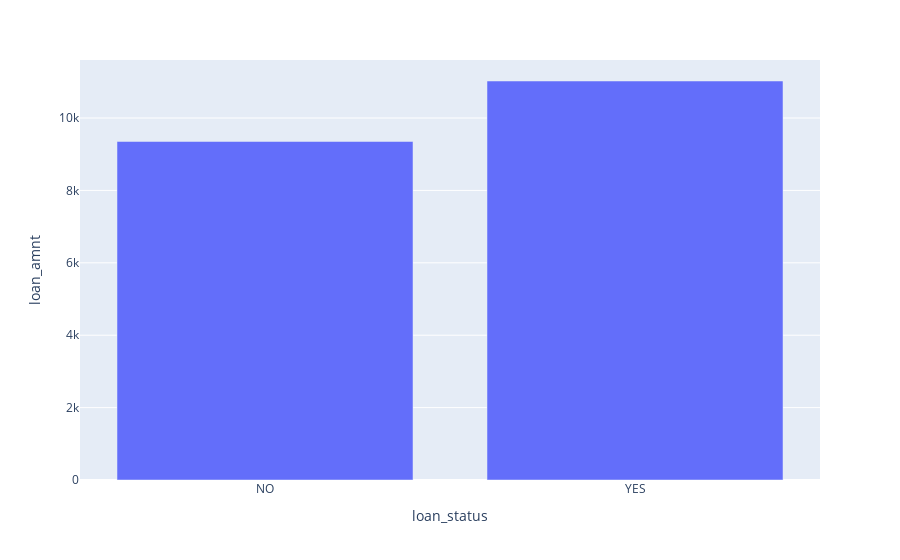

The notebook cell saved with this chart:
### Markdown cell above
### average loan_amount for yes application and no application (loan_status)

### step 1: group your data based on data (separate yes and no categories data rows)
### step 2: select loan_amount column
### step 3: select aggregate function

### Code cell
result = df.groupby(   ['loan_status']   ) [  ['loan_amnt']  ].mean()
display(result)
pe.bar(
    y="loan_amnt",
    x=result.index,
    data_frame=result
)

### Figure 1 — Plotly figure (JSON) as saved in the notebook; plotly's stock layout.template omitted (floating-point values rounded to 4 significant figures)
{"data": [{"alignmentgroup": "True", "hovertemplate": "loan_status=%{x}<br>loan_amnt=%{y}<extra></extra>", "legendgroup": "", "marker": {"color": "#636efa", "pattern": {"shape": ""}}, "name": "", "offsetgroup": "", "orientation": "v", "showlegend": false, "textposition": "auto", "type": "bar", "x": ["NO", "YES"], "xaxis": "x", "y": [9352.0, 11020.0], "yaxis": "y"}], "layout": {"barmode": "relative", "legend": {"tracegroupgap": 0}, "margin": {"t": 60}, "xaxis": {"anchor": "y", "domain": [0, 1], "title": {"text": "loan_status"}}, "yaxis": {"anchor": "x", "domain": [0, 1], "title": {"text": "loan_amnt"}}}}
